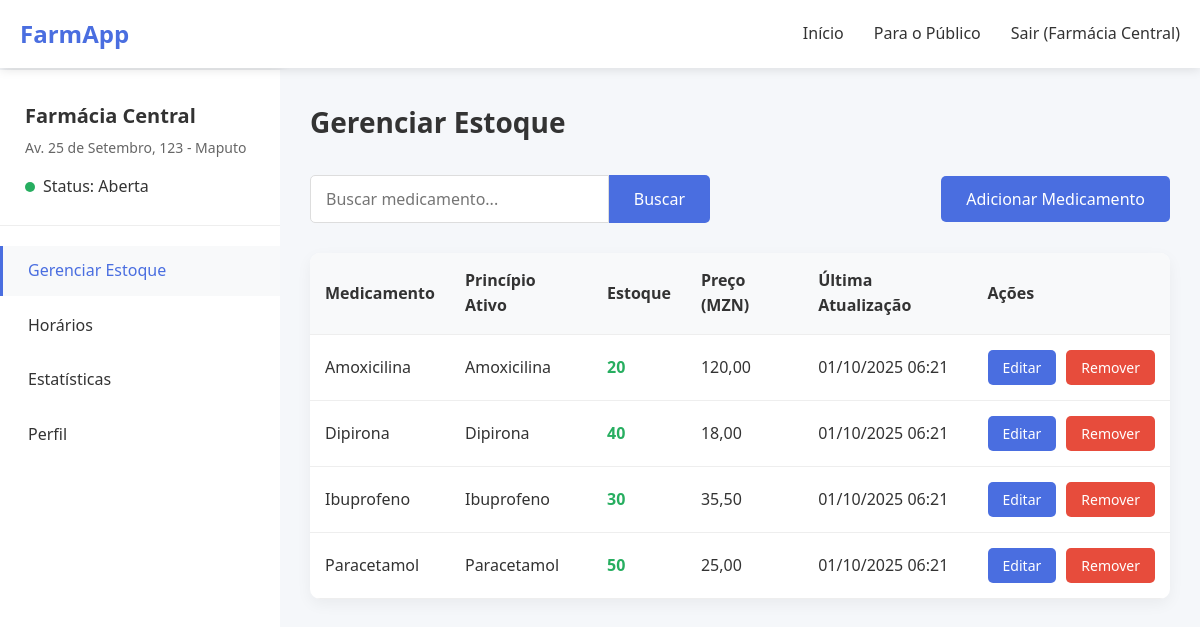
The app's page /farmacias/dashboard.php (signed in) with its own data.
### tables this page shows
CREATE TABLE IF NOT EXISTS farmacias (
    id INT AUTO_INCREMENT PRIMARY KEY,
    nome VARCHAR(255) NOT NULL,
    endereco TEXT NOT NULL,
    latitude DECIMAL(10, 8),
    longitude DECIMAL(11, 8),
    telefone VARCHAR(20),
    email VARCHAR(255) UNIQUE NOT NULL,
    senha VARCHAR(255) NOT NULL,
    horario_funcionamento TEXT,
    aberta_24h BOOLEAN DEFAULT FALSE,
    ativo BOOLEAN DEFAULT TRUE,
    data_cadastro TIMESTAMP DEFAULT CURRENT_TIMESTAMP
);

CREATE TABLE IF NOT EXISTS estoque_farmacia (
    id INT AUTO_INCREMENT PRIMARY KEY,
    farmacia_id INT,
    medicamento_id INT,
    quantidade INT DEFAULT 0,
    preco DECIMAL(10, 2),
    ultima_atualizacao TIMESTAMP DEFAULT CURRENT_TIMESTAMP ON UPDATE CURRENT_TIMESTAMP,
    FOREIGN KEY (farmacia_id) REFERENCES farmacias(id) ON DELETE CASCADE,
    FOREIGN KEY (medicamento_id) REFERENCES medicamentos(id) ON DELETE CASCADE,
    UNIQUE KEY unique_estoque (farmacia_id, medicamento_id)
);

CREATE TABLE IF NOT EXISTS medicamentos (
    id INT AUTO_INCREMENT PRIMARY KEY,
    nome VARCHAR(255) NOT NULL,
    principio_ativo VARCHAR(255),
    categoria VARCHAR(100),
    receita_obrigatoria BOOLEAN DEFAULT FALSE
);

### farmacias/dashboard.php (the view, shortened to what this page needs)
<?php
$database = new Database();
$db = $database->getConnection();
$query = "SELECT * FROM farmacias WHERE id = :id";
$stmt = $db->prepare($query);
$stmt->bindParam(':id', $_SESSION['farmacia_id']);
$stmt->execute();
$farmacia = $stmt->fetch(PDO::FETCH_ASSOC);
$query = "SELECT e.id as estoque_id, m.id as medicamento_id, m.nome, m.principio_ativo, m.categoria, e.quantidade, e.preco, e.ultima_atualizacao
          FROM estoque_farmacia e
          JOIN medicamentos m ON e.medicamento_id = m.id
          WHERE e.farmacia_id = :farmacia_id
          ORDER BY m.nome";
$stmt = $db->prepare($query);
$stmt->bindParam(':farmacia_id', $_SESSION['farmacia_id']);
$stmt->execute();
$estoque = $stmt->fetchAll(PDO::FETCH_ASSOC);
?>
<!DOCTYPE html>
<html lang="pt">
<head>
    <link rel="stylesheet" href="css/dashboard.css">
</head>
<body>
    <header>
        <div class="container">
            <nav class="navbar">
                <div class="logo">
                    <a href="../index.html">FarmApp</a>
                </div>
                <ul class="nav-links">
                    <li><a href="../index.html">Início</a></li>
                    <li><a href="../publico/index.html">Para o Público</a></li>
                    <li><a href="logout.php" id="logout-btn">Sair (<?php echo htmlspecialchars($farmacia['nome']); ?>)</a></li>
                </ul>
            </nav>
        </div>
    </header>
    <div class="dashboard-container">
        <div class="sidebar">
            <div class="pharmacy-info">
                <h2><?php echo htmlspecialchars($farmacia['nome']); ?></h2>
                <p><?php echo htmlspecialchars($farmacia['endereco']); ?></p>
                <div class="status-indicator">
                    <span class="status-dot open"></span>
                    <span>Status: <?php echo $farmacia['aberta_24h'] ? '24 Horas' : 'Aberta'; ?></span>
                </div>
            </div>
            <nav class="sidebar-nav">
                <ul>
                    <li><a href="#estoque" class="nav-link active">Gerenciar Estoque</a></li>
                    <li><a href="#horarios" class="nav-link">Horários</a></li>
                    <li><a href="#estatisticas" class="nav-link">Estatísticas</a></li>
                    <li><a href="#perfil" class="nav-link">Perfil</a></li>
                </ul>
            </nav>
        </div>
        <div class="main-content">
            <div class="content-section active" id="estoque">
                <h1>Gerenciar Estoque</h1>
                <div class="search-add-bar">
                    <div class="search-box">
                        <input type="text" id="search-medicine" placeholder="Buscar medicamento...">
                        <button id="search-medicine-btn" class="btn">Buscar</button>
                    </div>
                    <button id="add-medicine-btn" class="btn btn-primary">Adicionar Medicamento</button>
                </div>
                <div class="stock-table-container">
                    <table class="stock-table">
                        <thead>
                            <tr>
                                <th>Medicamento</th>
                                <th>Princípio Ativo</th>
                                <th>Estoque</th>
                                <th>Preço (MZN)</th>
                                <th>Última Atualização</th>
                                <th>Ações</th>
                            </tr>
                        </thead>
                        <tbody id="stock-table-body">
                            <?php if (count($estoque) > 0): ?>
                                <?php foreach ($estoque as $item): ?>
                                    <?php
                                    $stock_class = '';
                                    if ($item['quantidade'] == 0) {
                                        $stock_class = 'stock-low';
                                    } elseif ($item['quantidade'] < 10) {
                                        $stock_class = 'stock-medium';
                                    } else {
                                        $stock_class = 'stock-good';
                                    }
                                    ?>
                                    <tr>
                                        <td><?php echo htmlspecialchars($item['nome']); ?></td>
                                        <td><?php echo htmlspecialchars($item['principio_ativo']); ?></td>
                                        <td class="<?php echo $stock_class; ?>"><?php echo $item['quantidade']; ?></td>
                                        <td><?php echo number_format($item['preco'], 2, ',', '.'); ?></td>
                                        <td><?php echo date('d/m/Y H:i', strtotime($item['ultima_atualizacao'])); ?></td>
                                        <td class="actions">
                                            <button class="btn btn-small btn-primary editar-medicamento"
                                                    data-id="<?php echo $item['estoque_id']; ?>"
                                                    data-nome="<?php echo htmlspecialchars($item['nome']); ?>"
                                                    data-quantidade="<?php echo $item['quantidade']; ?>"
                                                    data-preco="<?php echo $item['preco']; ?>">
                                                Editar
                                            </button>
                                            <form method="POST" style="display: inline;">
                                                <button type="submit" class="btn btn-small btn-danger" onclick="return confirm('Tem certeza que deseja remover este medicamento?')">Remover</button>
                                            </form>
                                        </td>
                                    </tr>
                                <?php endforeach; ?>
                            <?php endif; ?>
                        </tbody>
                    </table>
                </div>
            </div>
        </div>
    </div>
</body>
</html>

### farmacias/css/dashboard.css (style rules this page uses)
* { margin: 0; padding: 0; box-sizing: border-box; font-family: 'Segoe UI', Tahoma, Geneva, Verdana, sans-serif; }
body { background-color: #f5f7fa; color: #333; line-height: 1.6; }
.container { max-width: 1200px; margin: 0 auto; padding: 0 20px; }
header { background: white; box-shadow: 0 2px 10px rgba(0, 0, 0, 0.1); position: fixed; width: 100%; top: 0; z-index: 1000; }
.navbar { display: flex; justify-content: space-between; align-items: center; padding: 15px 0; }
.logo a { font-size: 24px; font-weight: bold; color: #4a6ee0; text-decoration: none; }
.nav-links { display: flex; list-style: none; }
.nav-links li { margin-left: 30px; }
.nav-links a { text-decoration: none; color: #333; font-weight: 500; transition: color 0.3s; }
.dashboard-container { display: flex; min-height: 100vh; padding-top: 70px; }
.sidebar { width: 280px; background: white; box-shadow: 2px 0 10px rgba(0, 0, 0, 0.1); padding: 30px 0; }
.pharmacy-info { padding: 0 25px 25px; border-bottom: 1px solid #eee; margin-bottom: 20px; }
.pharmacy-info h2 { font-size: 20px; margin-bottom: 5px; color: #333; }
.pharmacy-info p { font-size: 14px; color: #666; margin-bottom: 15px; }
.status-indicator { display: flex; align-items: center; gap: 8px; }
.status-dot { width: 10px; height: 10px; border-radius: 50%; }
.status-dot.open { background: #27ae60; }
.sidebar-nav ul { list-style: none; }
.sidebar-nav li { margin-bottom: 5px; }
.nav-link { display: block; padding: 12px 25px; text-decoration: none; color: #333; transition: all 0.3s; border-left: 3px solid transparent; }
.nav-link:hover, .nav-link.active { background: #f8f9fa; color: #4a6ee0; border-left-color: #4a6ee0; }
.main-content { flex: 1; padding: 30px; background: #f5f7fa; }
.content-section { display: none; }
.content-section.active { display: block; }
.content-section h1 { margin-bottom: 30px; color: #333; font-size: 28px; }
.search-add-bar { display: flex; justify-content: space-between; align-items: center; margin-bottom: 30px; gap: 20px; }
.search-box { display: flex; flex: 1; max-width: 400px; }
.search-box input { flex: 1; padding: 12px 15px; border: 1px solid #ddd; border-radius: 5px 0 0 5px; font-size: 16px; }
.search-box button { border-radius: 0 5px 5px 0; }
.btn { padding: 12px 25px; background: #4a6ee0; color: white; border: none; border-radius: 5px; cursor: pointer; font-size: 16px; font-weight: 500; transition: background 0.3s; text-decoration: none; display: inline-block; text-align: center; }
.btn-primary { background: #4a6ee0; }
.btn-danger { background: #e74c3c; }
.btn-small { padding: 8px 15px; font-size: 14px; }
.stock-table-container { background: white; border-radius: 10px; box-shadow: 0 5px 15px rgba(0, 0, 0, 0.05); overflow: hidden; }
.stock-table { width: 100%; border-collapse: collapse; }
.stock-table th, .stock-table td { padding: 15px; text-align: left; border-bottom: 1px solid #eee; }
.stock-table th { background: #f8f9fa; font-weight: 600; color: #333; }
.actions { display: flex; gap: 10px; }

### farmacias/dashboard.php (style rules this page uses)
.stock-good { color: #27ae60; font-weight: bold; }

### records on screen
farmacias: nome "Farmácia Central", endereco "Av. 25 de Setembro, 123 - Maputo"
estoque_farmacia: medicamento.nome "Amoxicilina", medicamento.principio_ativo "Amoxicilina", quantidade "20", preco "120,00", ultima_atualizacao "01/10/2025 06:21"
estoque_farmacia: medicamento.nome "Dipirona", medicamento.principio_ativo "Dipirona", quantidade "40", preco "18,00", ultima_atualizacao "01/10/2025 06:21"
estoque_farmacia: medicamento.nome "Ibuprofeno", medicamento.principio_ativo "Ibuprofeno", quantidade "30", preco "35,50", ultima_atualizacao "01/10/2025 06:21"
estoque_farmacia: medicamento.nome "Paracetamol", medicamento.principio_ativo "Paracetamol", quantidade "50", preco "25,00", ultima_atualizacao "01/10/2025 06:21"
